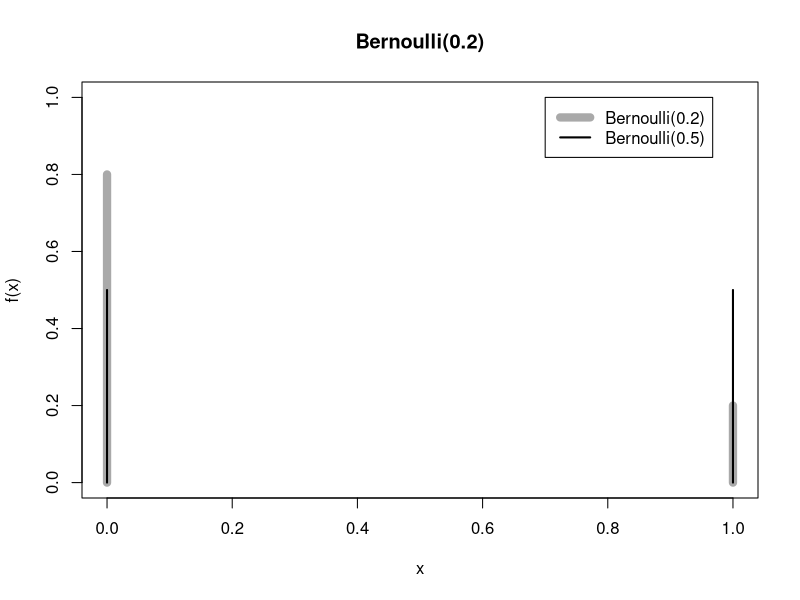
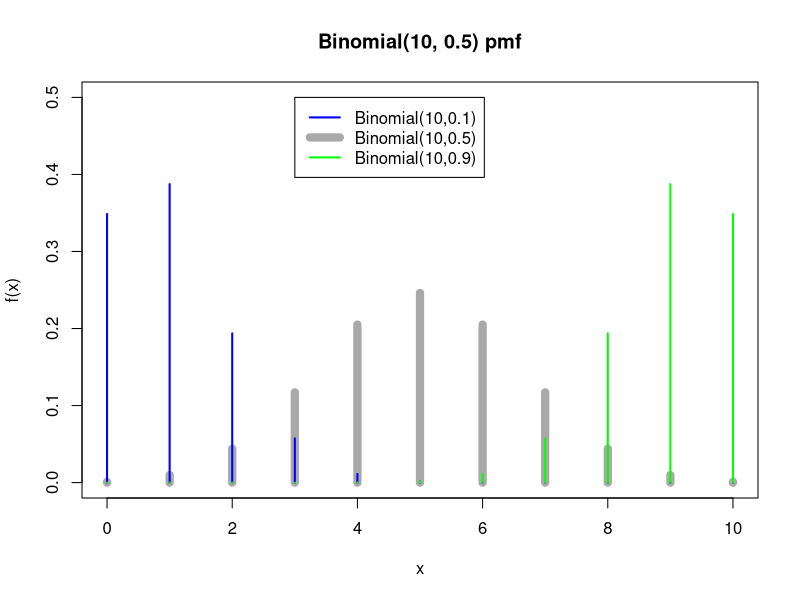
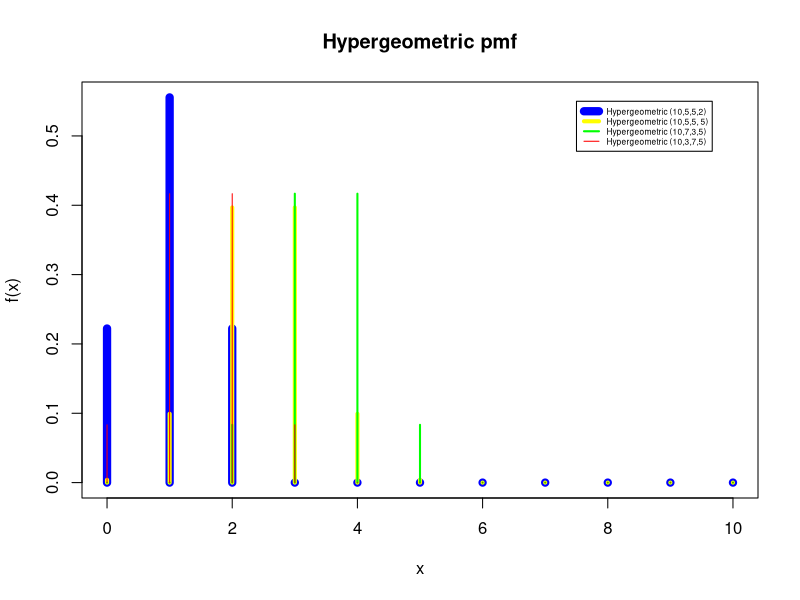
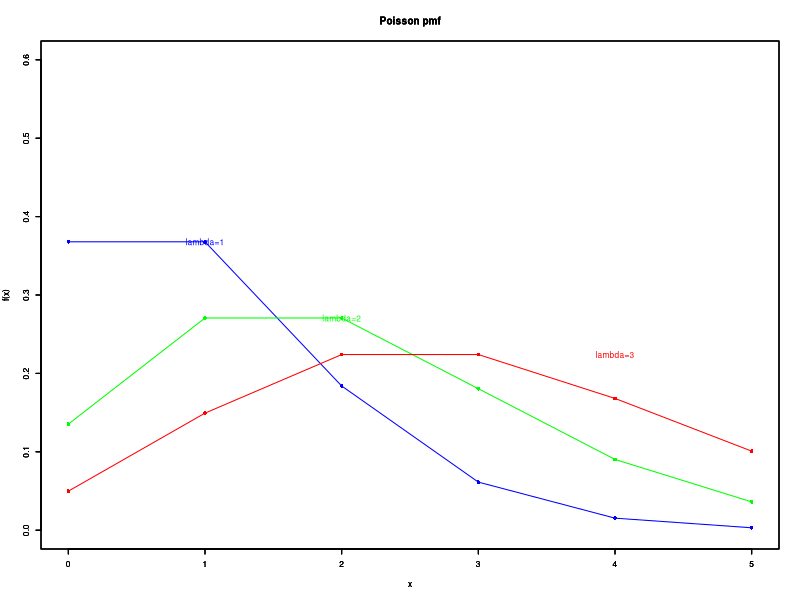
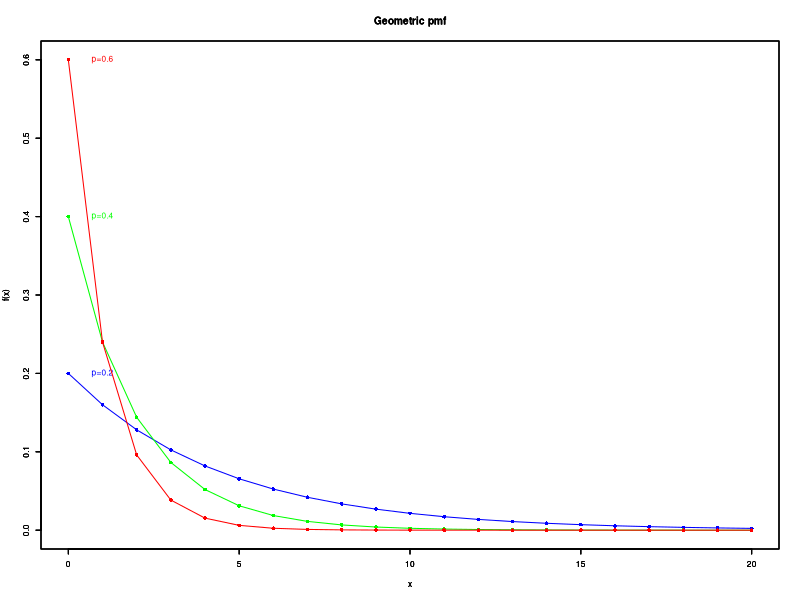
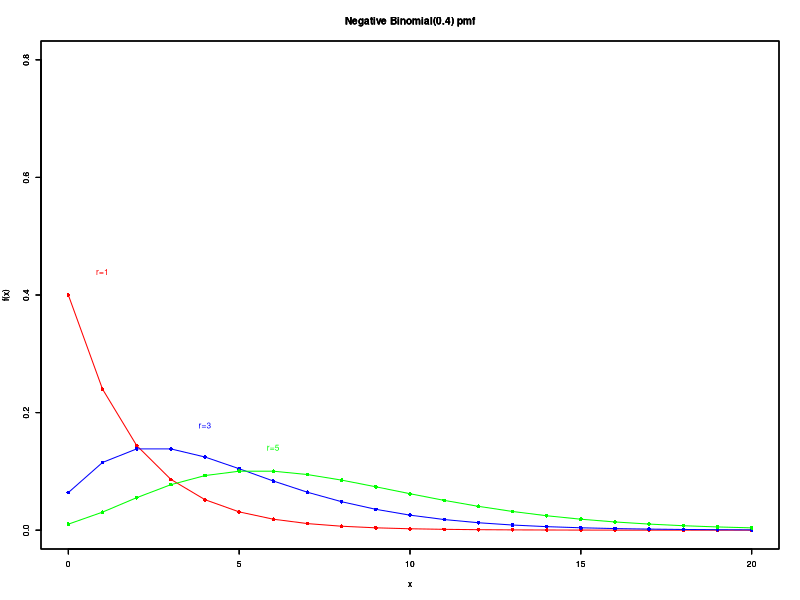
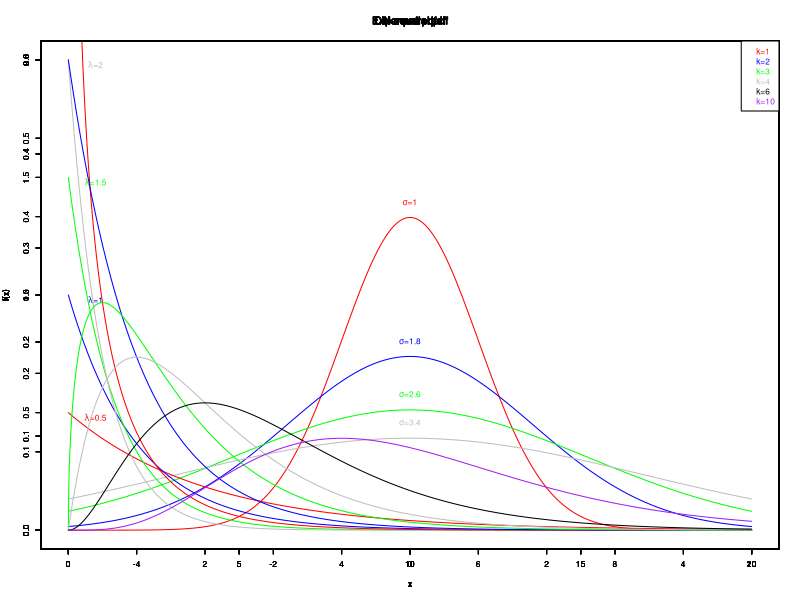
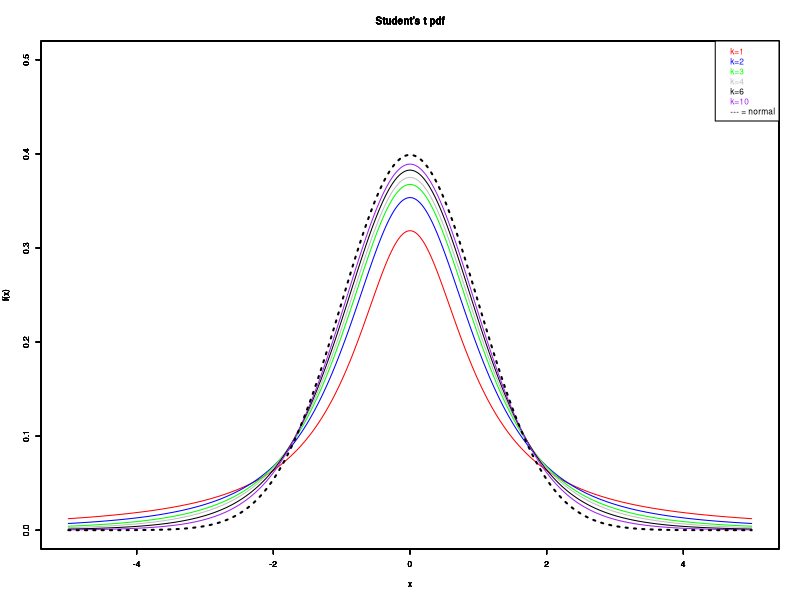

The R script that drew these images, in order:
## ---- chunk 1
library(knitr)
knitr::opts_chunk$set(echo = TRUE)
library(rmarkdown)
library(graphics)
options(digits = 3)
opts_chunk$set(tidy.opts=list(width.cutoff=60), tidy=TRUE)
## ---- chunk 2
x <- 0:1
plot(x, dbinom(x, 1, 0.2), type = "h", ylab = "f(x)", ylim = c(0,1), lwd = 8, col = "dark gray",
      main = "Bernoulli(0.2)")
lines(x, dbinom(x, 1, 0.5), type = "h", lwd = 2, col = "black")
legend(0.7, 1.0, c("Bernoulli(0.2)","Bernoulli(0.5)"),col=c("dark gray","black"), lwd=c(8,2))

## ---- chunk 3
x <- seq(0, 10, 1)
plot(x, dbinom(x, 10, 0.5), type = "h", ylab = "f(x)", lwd = 8, col = "dark gray", ylim = c(0,0.5),
     main = "Binomial(10, 0.5) pmf")
lines(x, dbinom(x, 10, 0.1), type = "h", lwd = 2, col = "blue")
lines(x, dbinom(x, 10, 0.9), type = "h", lwd = 2, col = "green")
legend(3, 0.5, c("Binomial(10,0.1)","Binomial(10,0.5)","Binomial(10,0.9)"), col=c("blue","dark gray","green"),lwd=c(2,8,2))

## ---- chunk 4
x <- seq(0, 10, 1)
plot(x, dhyper(x, 5, 5, 2), type = "h", ylab = "f(x)", lwd = 8, col="blue",
    main = "Hypergeometric pmf")
lines(x, dhyper(x, 5, 5, 5), type = "h", ylab = "f(x)", lwd = 4, col="yellow")
lines(x, dhyper(x, 7, 3, 5), type = "h", ylab = "f(x)", lwd = 2, col="green")
lines(x, dhyper(x, 3, 7, 5), type = "h", ylab = "f(x)", lwd = 1, col="red")
par(cex = 0.5)
legend(7.5, 0.55, c("Hypergeometric (10,5,5,2)","Hypergeometric (10,5,5, 5)","Hypergeometric (10,7,3,5)","Hypergeometric (10,3,7,5)"), col=c("blue","yellow"," green","red"),lwd=c(8,4,2,1))
## ---- chunk 5
x <- seq(0, 5, 1)
poisl <- dpois(x, 1)
plot(x, poisl, ylab = "f(x)", main = "Poisson pmf",pch=16,ylim=c(0,0.6),col="blue")
lines(x, poisl,col="blue")
text(x=which(poisl == max(poisl))[1],y=poisl[poisl == max(poisl)][1],"lambda=1",col="blue")

par(new=TRUE)
poisl <- dpois(x, 2)
plot(x, poisl, ylab = "f(x)", main = "Poisson pmf",pch=16,ylim=c(0,0.6),col="green")
lines(x, poisl,col="green")
text(x=which(poisl == max(poisl))[1],y=poisl[poisl == max(poisl)][1],"lambda=2",col="green")

par(new=TRUE)
poisl <- dpois(x, 3)
plot(x, poisl, ylab = "f(x)", main = "Poisson pmf",pch=16,ylim=c(0,0.6),col="red")
lines(x, poisl,col="red")
text(x=which(poisl == max(poisl))[1],y=poisl[poisl == max(poisl)][1],"lambda=3",col="red")
## ---- chunk 6
x <- seq(0, 20, 1)
#plot(x, dgeom(x, 0.2), type = "h", ylab = "f(x)", lwd = 2,
#    main = "Geometric(0.2) pmf")
geom <- dgeom(x, 0.2)
plot(x, geom, ylab = "f(x)", main = "Geometric pmf",pch=16,ylim=c(0,0.6),col="blue")
lines(x, geom,col="blue")
text(x=which(geom == max(geom))[1],y=geom[geom == max(geom)][1],"p=0.2",col="blue")

par(new=TRUE)
geom <- dgeom(x, 0.4)
plot(x, geom, ylab = "f(x)", main = "Geometric pmf",pch=16,ylim=c(0,0.6),col="green")
lines(x, geom,col="green")
text(x=which(geom == max(geom))[1],y=geom[geom == max(geom)][1],"p=0.4",col="green")

par(new=TRUE)
geom <- dgeom(x, 0.6)
plot(x, geom, ylab = "f(x)", main = "Geometric pmf",pch=16,ylim=c(0,0.6),col="red")
lines(x, geom,col="red")
text(x=which(geom == max(geom))[1],y=geom[geom == max(geom)][1],"p=0.6",col="red")
## ---- chunk 7
x <- seq(0, 20, 1)
nbinom <- dnbinom(x,1,0.4)
plot(x, nbinom, type = "p", ylab = "f(x)", pch=16,ylim=c(0,0.8),
     main = "Negative Binomial(0.4) pmf",col="red")
lines(x, nbinom,col="red")
text(x=which(nbinom == max(nbinom))[1],y=nbinom[nbinom == max(nbinom)][1]+0.04,"r=1",col="red")

par(new=TRUE)
nbinom <- dnbinom(x,3,0.4)
plot(x, nbinom, type = "p", ylab = "f(x)", pch=16,ylim=c(0,0.8),
     main = "Negative Binomial(0.4) pmf",col="blue")
lines(x, nbinom,col="blue")
text(x=which(nbinom == max(nbinom))[1],y=nbinom[nbinom == max(nbinom)][1]+0.04,"r=3",col="blue")

par(new=TRUE)
nbinom <- dnbinom(x,5,0.4)
plot(x, nbinom, type = "p", ylab = "f(x)", pch=16,ylim=c(0,0.8),
     main = "Negative Binomial(0.4) pmf",col="green")
lines(x, nbinom,col="green")
text(x=which(nbinom == max(nbinom))[1],y=nbinom[nbinom == max(nbinom)][1]+0.04,"r=5",col="green")
## ---- chunk 8
x <- seq(-5, 5, 0.01)
cp = c("red","blue","green","gray")
j <- 0
for (i in seq(1,4,0.8)){
  j <- j + 1
  nnorm <- dnorm(x, 0, i)
  plot(x, nnorm, type = "l",xlim=c(-5,5),ylim=c(0,0.6), ylab = "f(x)", main = "Normal pdf",col=cp[j])
  text(x=x[nnorm == max(nnorm)][1],y=nnorm[nnorm == max(nnorm)][1]+0.02,bquote(paste(sigma,"=",.(i),sep = "")),col=cp[j])
  par(new=TRUE)
}
## ---- chunk 9
x <- seq(0, 10, 0.01)
cp = c("red","blue","green","gray")
j <- 0
for (i in seq(0.5,2,0.5)){
  j <- j + 1
  nexp <- dexp(x, i)
  plot(x, nexp,type = "l",xlim=c(0,10),ylim=c(0,2), ylab = "f(x)", main = "Exponential pdf",col=cp[j])
  text(x=x[nexp == max(nexp)][1]+0.4,y=nexp[nexp == max(nexp)][1]-0.02,bquote(paste(lambda,"=",.(i),sep="")),col=cp[j])
  par(new=TRUE)
}
## ---- chunk 10
x <- seq(0, 20, 0.01)
j <- 0
cp = c("red","blue","green","gray","black","purple")
for (i in c(1,2,3,4,6,10)){
  j <- j + 1
  nchi <- dchisq(x, i)
  plot(x, nchi,type = "l",xlim=c(0,20),ylim=c(0,0.5), ylab = "f(x)", main = "Chi-square pdf",col=cp[j])
  par(new=TRUE)
}
legend( "topright", c("k=1", "k=2", "k=3", "k=4","k=6","k=10"), 
text.col=cp )
## ---- chunk 11
x <- seq(-5, 5, 0.01)
j <- 0
cp = c("red","blue","green","gray","black","purple","black")
for (i in c(1,2,3,4,6,10)){
  j <- j + 1
  nstud <- dt(x, i)
  plot(x, nstud,type = "l",xlim=c(-5,5),ylim=c(0,0.5), ylab = "f(x)", main = "Student's t pdf",col=cp[j])
  par(new=TRUE)
}
plot(x, dnorm(x, 0, 1), type = "l",lty=3,lwd=2,xlim=c(-5,5),ylim=c(0,0.5), ylab = "f(x)",col="black")
legend( "topright", c("k=1", "k=2", "k=3", "k=4","k=6","k=10","--- = normal"), 
text.col=cp )
## ---- chunk 12
x <- seq(0, 6, 0.01)
plot(x, df(x, 8, 15), type = "l", ylim=c(0,0.8), ylab = "f(x)", main = "F pdf",col="blue")

par(new=TRUE)
plot(x, df(x, 12, 15), type = "l",lty=3,ylim=c(0,0.8), ylab = "f(x)",col="blue")

par(new=TRUE)
plot(x, df(x, 10, 6), type = "l",ylim=c(0,0.8), ylab = "f(x)",col="red")

par(new=TRUE)
plot(x, df(x, 10, 8), type = "l",lty=3,ylim=c(0,0.8), ylab = "f(x)",col="red")

legend( "topright", c("blue=change in numerator","green=change in denominator","... = increase in value"), text.col=c("blue","red","black") )
## ---- chunk 13
x <- seq(0, 1, 0.01)
j <- 0
cp = c("red","blue","green","gray","purple")
alpha = c(0.5,5,1,2,2)
beta = c(0.5,1,3,2,5)
for (i in seq(1,5)){
  j <- j + 1
  nbeta <- dbeta(x, alpha[i],beta[i])
  plot(x, nbeta,type = "l",xlim=c(0,1),ylim=c(0,2.5), ylab = "f(x)", main = "Beta pdf",col=cp[j])
  par(new=TRUE)
}
legend( "topright", c("a=0.5,b=0.5","a=5,b=1","a=1,b=3","a=2,b=2","a=2,b=5"), 
text.col=cp )
## ---- chunk 14
x <- seq(-5, 20, 0.01)
j <- 0
cp = c("red","blue","green","gray","purple")
loc = c(5,9,9,6,2)
scl = c(2,3,4,2,1)
for (i in seq(1,5)){
  j <- j + 1
  nlogis <- dlogis(x, loc[i],scl[i])
  plot(x, nlogis,type = "l",xlim=c(-5,20),ylim=c(0,0.3), ylab = "f(x)", main = "Logistic pdf",col=cp[j])
  par(new=TRUE)
}
legend( "topright", c("l=5,s=2","l=9,s=3","l=9,s=4","l=6,s=2","l=2,s=1"), 
text.col=cp )
## ---- chunk 15
sessionInfo()
